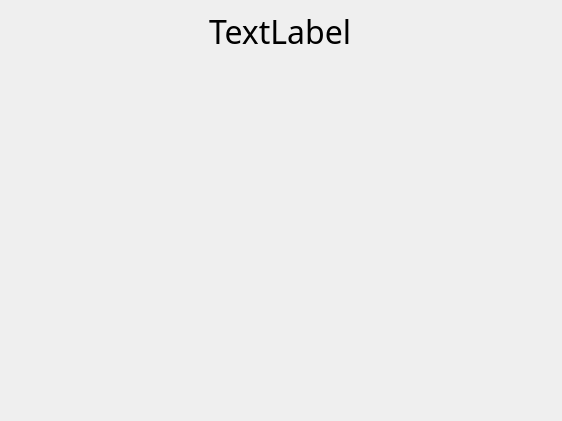
<?xml version="1.0" encoding="UTF-8"?>
<ui version="4.0">
 <class>MainWindow</class>
 <widget class="QWidget" name="MainWindow">
  <property name="geometry">
   <rect>
    <x>0</x>
    <y>0</y>
    <width>562</width>
    <height>421</height>
   </rect>
  </property>
  <property name="sizePolicy">
   <sizepolicy hsizetype="Expanding" vsizetype="Expanding">
    <horstretch>0</horstretch>
    <verstretch>0</verstretch>
   </sizepolicy>
  </property>
  <property name="windowTitle">
   <string>MainWindow</string>
  </property>
  <property name="styleSheet">
   <string notr="true"/>
  </property>
  <layout class="QHBoxLayout" name="horizontalLayout">
   <property name="leftMargin">
    <number>0</number>
   </property>
   <property name="topMargin">
    <number>0</number>
   </property>
   <property name="rightMargin">
    <number>0</number>
   </property>
   <property name="bottomMargin">
    <number>0</number>
   </property>
   <item>
    <widget class="QWidget" name="centralWidget" native="true">
     <property name="styleSheet">
      <string notr="true"/>
     </property>
     <layout class="QVBoxLayout" name="verticalLayout" stretch="5">
      <property name="leftMargin">
       <number>0</number>
      </property>
      <property name="topMargin">
       <number>0</number>
      </property>
      <property name="rightMargin">
       <number>0</number>
      </property>
      <property name="bottomMargin">
       <number>0</number>
      </property>
      <item alignment="Qt::AlignTop">
       <widget class="QWidget" name="widget" native="true">
        <layout class="QHBoxLayout" name="horizontalLayout_2">
         <item alignment="Qt::AlignHCenter|Qt::AlignVCenter">
          <widget class="QLabel" name="label_welcome">
           <property name="font">
            <font>
             <family>Poor Richard</family>
             <pointsize>24</pointsize>
            </font>
           </property>
           <property name="text">
            <string>TextLabel</string>
           </property>
          </widget>
         </item>
        </layout>
       </widget>
      </item>
     </layout>
    </widget>
   </item>
  </layout>
 </widget>
 <resources/>
 <connections/>
</ui>
